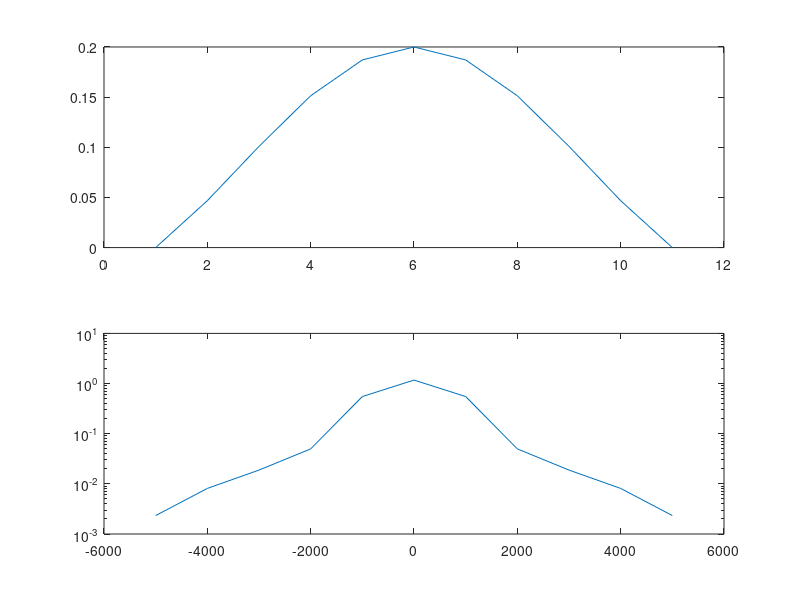

Write MATLAB code to recreate this figure.

%% Q3.1.1

% Paramètres
A = 1;
f1 = 1000;
f2 = 3000;
Fe = 10000;
Te = 1/Fe;
nb_points = 100;

% Temps
t = linspace(0, nb_points/Fe, nb_points);
x = A * (cos(2*pi*f1*t) + cos(2*pi*f2*t));

%% Q 3.1.2
xlabel('Time (s)')
ylabel('signal (V)')
plot(t, x)

%% Q 3.1.3
tfd = fft(x);
hz = linspace(0, Fe, nb_points);
semilogy(hz, abs(tfd))
grid on

%% Q 3.2.1 
% la réponse impulsionnelle est un sinus cardinal 

%% Q 3.2.2

% ordre = 11
ordre = 11;
support = (-5:5);
f = 2*f1/Fe;
h = f*sinc(f*support);
H = fft(h);

subplot(2,1,1), plot(h);
subplot(2,1,2), semilogy(linspace(-Fe/2, Fe/2, ordre), fftshift(abs(H)));


